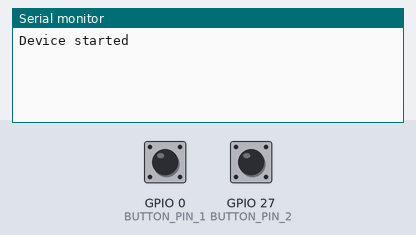
A sketch run on a simulated ESP32. On the bench: the last lines printed to the serial monitor. The inputs (shaded band) are chosen by the test bench; at power-on: GPIO 0 (BUTTON_PIN_1) HIGH, GPIO 27 (BUTTON_PIN_2) HIGH. USB keyboard and mouse output is not drawn.

Above: at 1.2 s.
1.3 s: GPIO 0 (BUTTON_PIN_1) pulled LOW for 0.15 s
At 2.4 s:
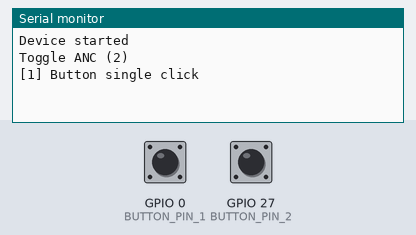
3.5 s: GPIO 27 (BUTTON_PIN_2) pulled LOW for 0.15 s
At 5.2 s:
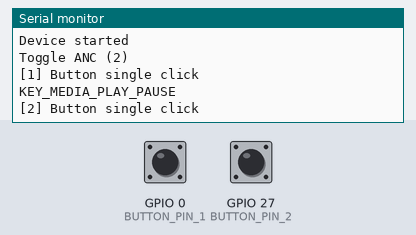
5.7 s: GPIO 0 (BUTTON_PIN_1) pulled LOW for 1 s
At 7.7 s:
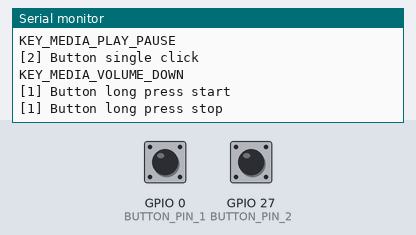
8.2 s: GPIO 27 (BUTTON_PIN_2) pulled LOW for 1 s
At 9.21 s:
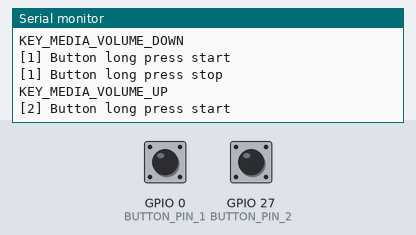
10.7 s: GPIO 0 (BUTTON_PIN_1) pulsed LOW 2 times (0.12 s each, 0.3 s apart)
At 12.3 s:
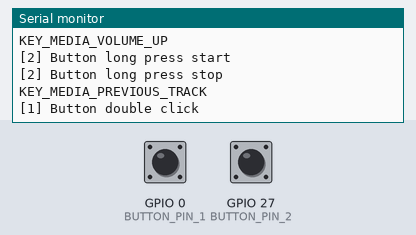
13.1 s: GPIO 27 (BUTTON_PIN_2) pulsed LOW 2 times (0.12 s each, 0.3 s apart)
At 15.3 s:
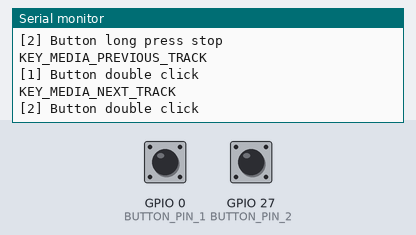

The sketch:

mBMW.ino
```cpp
#include <Arduino.h>
#include <ArduinoOTA.h>
#include <BleKeyboard.h>
#include <NimBLEDevice.h>
#include <OneButton.h>
#include <WiFi.h>

BleKeyboard bleKeyboard("uBMW", "701", 100);

#define BUTTON_PIN_1           0
#define BUTTON_PIN_2           27
#define WIFI_SSID              "uBMW"
#define WIFI_PWD               "11111111"
#define OTA_ACTIVATION_TIME    10000
#define OTA_INACTIVITY_TIMEOUT 600000 // 10 minutes in milliseconds

OneButton btn1             = OneButton(BUTTON_PIN_1, true, true);
OneButton btn2             = OneButton(BUTTON_PIN_2, true, true);
bool rallyMode             = false;
int holdCount              = 0;
static int volumeFrequency = 250;
unsigned long button1Held  = 0;
unsigned long button2Held  = 0;

void clickHandler1() {
  if (!bleKeyboard.isConnected()) return;

  if (rallyMode) {
    bleKeyboard.write(KEY_MEDIA_VOLUME_DOWN);
    Serial.println("KEY_MEDIA_VOLUME_DOWN");
  } else {
    bleKeyboard.print('2');
    Serial.println("Toggle ANC (2)");
  }

  Serial.println("[1] Button single click");
}

void doubleClickHandler1() {
  if (bleKeyboard.isConnected()) {
    bleKeyboard.write(KEY_MEDIA_PREVIOUS_TRACK);
    Serial.println("KEY_MEDIA_PREVIOUS_TRACK");
  }

  Serial.println("[1] Button double click");
}

void tripleClickHandler1() {
  if (bleKeyboard.isConnected()) {
    bleKeyboard.write(KEY_MEDIA_EJECT);
    Serial.println("KEY_MEDIA_EJECT");
  }

  Serial.println("[1] Button triple click");
}

void longPressStartHandler1() {
  holdCount++;
  button1Held = millis();

  if (bleKeyboard.isConnected()) {
    bleKeyboard.write(KEY_MEDIA_VOLUME_DOWN);
    Serial.println("KEY_MEDIA_VOLUME_DOWN");
  }

  Serial.println("[1] Button long press start");
}

void clickHandler2() {
  if (!bleKeyboard.isConnected()) return;

  if (rallyMode) {
    bleKeyboard.write(KEY_MEDIA_VOLUME_UP);
    Serial.println("KEY_MEDIA_VOLUME_UP");
  } else {
    bleKeyboard.write(KEY_MEDIA_PLAY_PAUSE);
    Serial.println("KEY_MEDIA_PLAY_PAUSE");
  }

  Serial.println("[2] Button single click");
}

void doubleClickHandler2() {
  if (bleKeyboard.isConnected()) {
    bleKeyboard.write(KEY_MEDIA_NEXT_TRACK);
    Serial.println("KEY_MEDIA_NEXT_TRACK");
  }

  Serial.println("[2] Button double click");
}

void tripleClickHandler2() {
  if (bleKeyboard.isConnected()) {
    bleKeyboard.print('1');
    Serial.println("Connect AirPods (1)");
  }

  Serial.println("[2] Button triple click");
}

void longPressStartHandler2() {
  holdCount++;
  button2Held = millis();
  if (bleKeyboard.isConnected()) {
    bleKeyboard.write(KEY_MEDIA_VOLUME_UP);
    Serial.println("KEY_MEDIA_VOLUME_UP");
  }
  Serial.println("[2] Button long press start");
}

void longPressStopHandler2() {
  holdCount--;
  button2Held = 0;
  Serial.println("[2] Button long press stop");
}

void longPressStopHandler1() {
  holdCount--;
  button1Held = 0;
  Serial.println("[1] Button long press stop");
}

void setup() {
  Serial.begin(9600);
  Serial.println("Device started");

  btn1.setClickMs(500);
  btn2.setClickMs(500);

  bleKeyboard.begin();

  if (digitalRead(BUTTON_PIN_1) == LOW && digitalRead(BUTTON_PIN_2) == LOW) {
    Serial.println("Enable rally mode");
    rallyMode = true;
  } else {
    btn1.attachDoubleClick(doubleClickHandler1);
    btn1.attachMultiClick(tripleClickHandler1);

    btn2.attachDoubleClick(doubleClickHandler2);
    btn2.attachMultiClick(tripleClickHandler2);
  }

  btn1.attachClick(clickHandler1);
  btn1.attachLongPressStart(longPressStartHandler1);
  btn1.attachLongPressStop(longPressStopHandler1);

  btn2.attachClick(clickHandler2);
  btn2.attachLongPressStart(longPressStartHandler2);
  btn2.attachLongPressStop(longPressStopHandler2);

  if (rallyMode && bleKeyboard.isConnected()) {
    bleKeyboard.print('3');
  }
}

void loop() {
  btn1.tick();
  btn2.tick();

  if (holdCount == 2) {
    ESP.restart();
  }

  if (button1Held && ((millis() - button1Held) % volumeFrequency) == 0) {
    if (bleKeyboard.isConnected()) {
      bleKeyboard.write(KEY_MEDIA_VOLUME_DOWN);
      Serial.println("KEY_MEDIA_VOLUME_DOWN");
    }
  }

  if (button2Held && ((millis() - button2Held) % volumeFrequency) == 0) {
    if (bleKeyboard.isConnected()) {
      bleKeyboard.write(KEY_MEDIA_VOLUME_UP);
      Serial.println("KEY_MEDIA_VOLUME_UP");
    }
  }
}
```

Measured:
- after the input at 1.3 s, the serial monitor: prints a new line after 0.70 s (image 1)
- after the input at 3.5 s, the serial monitor: prints a new line after 0.70 s (image 2)
- after the input at 5.7 s, the serial monitor: prints a new line after 0.85 s (image 3)
- after the input at 8.2 s, the serial monitor: prints a new line after 0.85 s (image 4)
- after the input at 10.7 s, the serial monitor: prints a new line after 0.97 s (image 5)
- after the input at 13.1 s, the serial monitor: prints a new line after 0.97 s (image 6)
